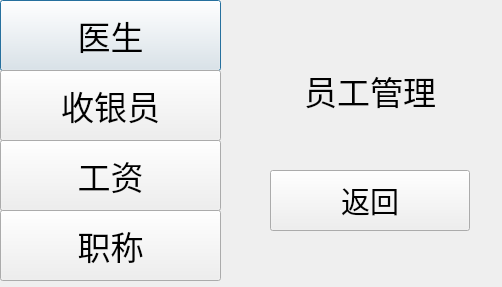
<?xml version="1.0" encoding="UTF-8"?>
<ui version="4.0">
 <class>Dialog</class>
 <widget class="QDialog" name="Dialog">
  <property name="geometry">
   <rect>
    <x>0</x>
    <y>0</y>
    <width>502</width>
    <height>287</height>
   </rect>
  </property>
  <property name="windowTitle">
   <string>Dialog</string>
  </property>
  <widget class="QPushButton" name="pushButton_doctor">
   <property name="geometry">
    <rect>
     <x>0</x>
     <y>0</y>
     <width>221</width>
     <height>71</height>
    </rect>
   </property>
   <property name="font">
    <font>
     <pointsize>25</pointsize>
    </font>
   </property>
   <property name="text">
    <string>医生</string>
   </property>
  </widget>
  <widget class="QPushButton" name="pushButton_cashier">
   <property name="geometry">
    <rect>
     <x>0</x>
     <y>70</y>
     <width>221</width>
     <height>71</height>
    </rect>
   </property>
   <property name="font">
    <font>
     <pointsize>25</pointsize>
    </font>
   </property>
   <property name="text">
    <string>收银员</string>
   </property>
  </widget>
  <widget class="QPushButton" name="pushButton_salary">
   <property name="geometry">
    <rect>
     <x>0</x>
     <y>140</y>
     <width>221</width>
     <height>71</height>
    </rect>
   </property>
   <property name="font">
    <font>
     <pointsize>25</pointsize>
    </font>
   </property>
   <property name="text">
    <string>工资</string>
   </property>
  </widget>
  <widget class="QPushButton" name="pushButton_title">
   <property name="geometry">
    <rect>
     <x>0</x>
     <y>210</y>
     <width>221</width>
     <height>71</height>
    </rect>
   </property>
   <property name="font">
    <font>
     <pointsize>25</pointsize>
    </font>
   </property>
   <property name="text">
    <string>职称</string>
   </property>
  </widget>
  <widget class="QPushButton" name="pushButton_back">
   <property name="geometry">
    <rect>
     <x>270</x>
     <y>170</y>
     <width>200</width>
     <height>61</height>
    </rect>
   </property>
   <property name="font">
    <font>
     <pointsize>22</pointsize>
    </font>
   </property>
   <property name="text">
    <string>返回</string>
   </property>
  </widget>
  <widget class="QLabel" name="label_welcome">
   <property name="geometry">
    <rect>
     <x>270</x>
     <y>70</y>
     <width>200</width>
     <height>40</height>
    </rect>
   </property>
   <property name="font">
    <font>
     <pointsize>25</pointsize>
    </font>
   </property>
   <property name="text">
    <string>员工管理</string>
   </property>
   <property name="alignment">
    <set>Qt::AlignCenter</set>
   </property>
  </widget>
 </widget>
 <resources/>
 <connections/>
</ui>
